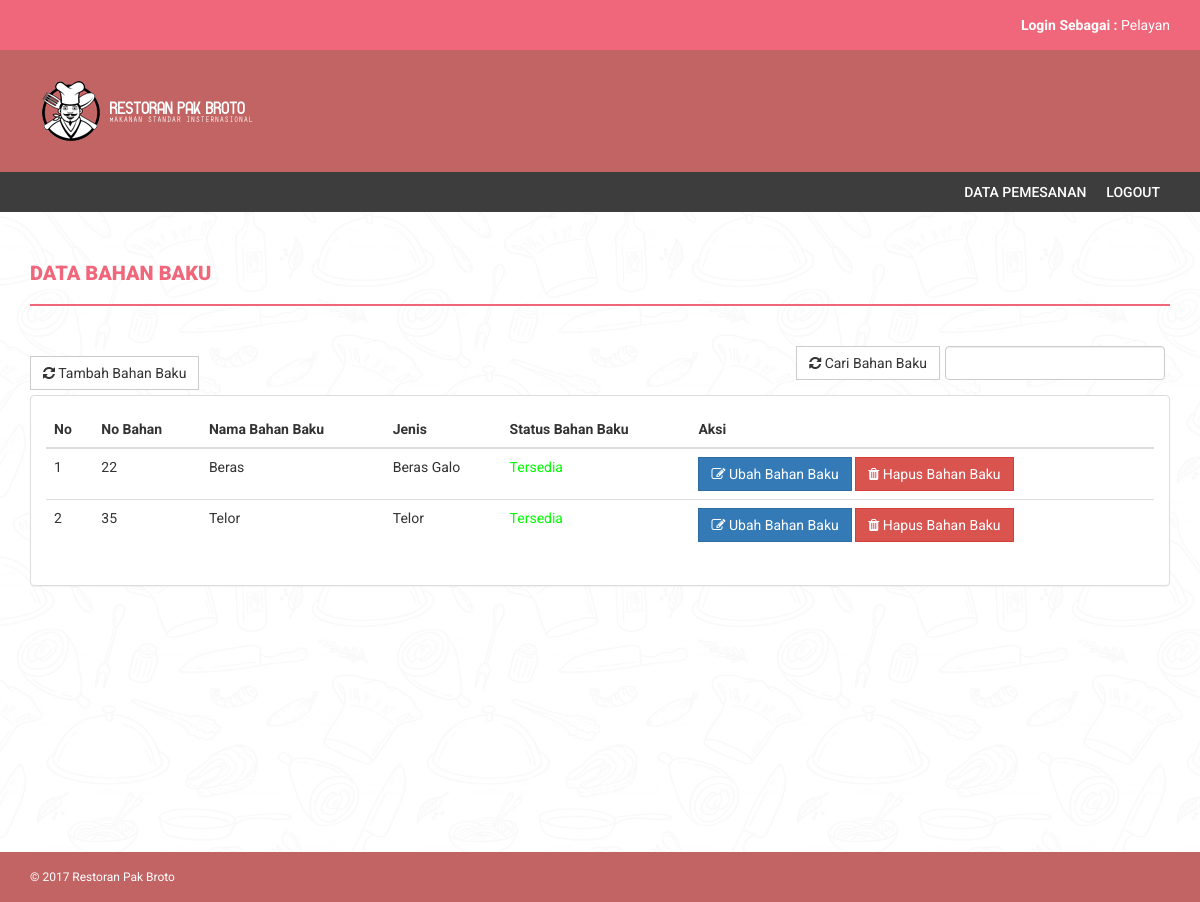
Screenshot of /data_bahanbaku.php (signed in) with the database file from the repository.
### tables this page shows
CREATE TABLE `bahan_baku` (
  `id_bahan` int(5) NOT NULL,
  `no_bahan` int(5) NOT NULL,
  `nama` varchar(50) NOT NULL,
  `jenis` varchar(50) NOT NULL,
  `status_bahan_baku` varchar(30) NOT NULL
);

### data_bahanbaku.php (the view, shortened to what this page needs)
<?php
if(isset($_SESSION['username'])){
?>
<!DOCTYPE html>
<html xmlns="http://www.w3.org/1999/xhtml">
<?php include "include/header.php"; ?>
<body>
	<header>
        <div class="container">
            <div class="row">
                <div class="col-md-12">
                    <strong>Login Sebagai : </strong><?php echo $_SESSION['jabatan']; ?>
                </div>
            </div>
        </div>
    </header>
    <div class="navbar navbar-inverse set-radius-zero">
        <div class="container" style="height:120px;>
            <div class="navbar-header">
                <a class="navbar-brand" href="home.php">
                    <img src="assets/img/logo.png" />
                </a>
            </div>
        </div>
    <section class="menu-section">
        <div class="container">
            <div class="row">
                <div class="col-md-12">
                    <?php include "include/navigation.php"; ?>
                </div>
            </div>
        </div>
    </section>
    <div class="content-wrapper">
        <div class="container">
		<h4 class="page-head-line">DATA BAHAN BAKU</h4>
		<?php
			if(isset($_GET['aksi']) == "tambahbahanbaku"){
				if(isset($_POST["submit"])){
						tambah_bahanbaku();
				}
			?>
			<form action="" method="POST">
			<div class="col-md-6">
                        <div class="panel panel-default">
                        <div class="panel-heading">
                           Tambah Bahan Baku
                        </div>
                        <div class="panel-body">
                       <form action="" method="POST">
					   <div class="form-group">
							<label for="exampleInputEmail1">Nama Pegawai</label>
							<select name="no_pegawai" class="form-control">
							<?php
							$sql = mysql_query("SELECT * FROM pegawai WHERE id_jabatan = '2'");
							while($hasil = mysql_fetch_array($sql)){
							?>
								<option value="<?php echo $hasil["no_pegawai"]; ?>"><?php echo $hasil["nama"]; ?></option>
							<?php
							}
							?>
							</select>
						  </div>
						  <?php $random = rand(10,100); ?>
								<input type="hidden" class="form-control" id="exampleInputPassword1" name="no_bahan" value="<?php echo $random; ?>" />
						  <div class="form-group">
							<label for="exampleInputEmail1">Nama Bahan Baku</label>
							<input type="text" class="form-control" id="exampleInputEmail1" name="nama_bahan_baku" />
						  </div>
						  <div class="form-group">
							<label for="exampleInputPassword1">Jenis Bahan Baku</label>
							<input type="text" class="form-control" id="exampleInputPassword1" name="jenis_bahan_baku" />
						  </div>
						  <div class="form-group">
							<label for="exampleInputPassword1">Tanggal Masuk</label>
							<input type="text" class="form-control" id="exampleInputPassword1" name="tanggal_masuk" value="<?php $tgl = date('Y-m-d'); echo $tgl; ?>" readonly />
						  </div>
						  <div class="form-group">
							<label for="exampleInputPassword1">Tanggal Kadaluarsa</label>
							<input type="text" class="form-control" id="datepicker" name="tanggal_kadaluarsa" />
						  </div>
						  <div class="form-group">
							<input type="hidden" class="form-control" id="exampleInputPassword1" name="status_bahan_baku" value="Tersedia" />
						  </div>
						  <button type="submit" name="submit" class="btn btn-default">Tambah</button>
						</form>
                            </div>
                            </div>
                    </div>
				</form>
			<?php
			}else{
			?>
			<div class="row">
                <div class="col-md-12">
					<form action="" method="POST" style="margin-bottom:10px;">
											<div style="float:right;width:220px;margin:0px 5px 5px 0px"><input type="text" name="datacari" class="form-control"  />
						</div>
						<button type="submit" name="cari" style="float:right;margin:0px 5px 5px 0px" class="btn btn-default"><i class=" fa fa-refresh "></i> Cari Bahan Baku</button>
					</form>
						<a href="data_bahanbaku.php?aksi=tambahbahanbaku"><button style="float:left;margin:0px 5px 5px 0px" class="btn btn-default"><i class=" fa fa-refresh "></i> Tambah Bahan Baku </button></a>
                </div>
            </div>
            <div class="row">
                <div class="col-md-12">
                    <div class="panel panel-default">
                        <div class="panel-body">
                            <div class="table-responsive">
                                <table class="table table-hover">
                                    <thead>
										<tr>
											<th>No</th>
                                            <th>No Bahan</th>
                                            <th>Nama Bahan Baku</th>
                                            <th>Jenis</th>
                                            <th>Status Bahan Baku</th>
											<th>Aksi</th>
                                        </tr>
                                    </thead>
                                    <tbody>
										<?php
										$i = 1;
										$sql = mysql_query("SELECT * FROM bahan_baku");
										while($hasil = mysql_fetch_array($sql)){
										?>
                                        <tr>
                                            <td><?php echo $i; ?></td>
											<td><?php echo $hasil['no_bahan']; ?></td>
                                            <td><?php echo $hasil['nama']; ?></td>
                                            <td><?php echo $hasil['jenis']; ?></td>
											<td>
												<?php
												if($hasil['status_bahan_baku'] == "Tersedia"){
													echo "<font color='lime'>Tersedia</font>";
												}else if($hasil['status_bahan_baku'] == "Tidak Tersedia"){
													echo "<font color='red'>Tidak Tersedia</font>";
												}
												?>
											</td>
											<td><a href="data_bahanbaku.php?edit=<?php echo $hasil["no_bahan"]; ?>"><button class="btn btn-primary"><i class="fa fa-edit "></i> Ubah Bahan Baku</button></a>
											<?php echo "<a href='#' onClick=\"return konfirmasiHapusBahanBaku('".$hasil["no_bahan"]."','".$hasil["nama"]."');\" value='Hapus'><button class=\"btn btn-danger\">";?><i class="fa fa-trash"></i> Hapus Bahan Baku</button></a></td>
                                        </tr>
										<?php
										$i++;
										}
										?>
                                    </tbody>
                                </table>
                            </div>
                        </div>
                    </div>
                </div>
            </div>
            <?php
			}
			?>
        </div>
    </div>
	<?php include "include/footer.php"; ?>
</body>
</html>
<?php
}else{
	header("location:index.php");
}
?>

### assets/css/style.css (style rules this page uses)
body { font-family: 'Roboto', sans-serif; line-height: 30px; background:url('../img/bg.png'); background-position: right top; background-attachment: fixed; background-size: 380px 340px; }
.set-radius-zero { border-radius: 0px; -moz-border-radius: 0px; -webkit-border-radius: 0px; }
.content-wrapper { margin-top: 40px; min-height: 600px; padding-bottom: 60px; }
.page-head-line { font-weight: 900; padding-bottom: 20px; border-bottom: 2px solid #F0677C; text-transform: uppercase; color: #F0677C; font-size: 20px; margin-bottom: 40px; }
.btn { border-radius: 0px; -webkit-border-radius: 0px; -moz-border-radius: 0px; }
header { background-color: #F0677C; color: #fff; padding: 10px; text-align: right; }
.navbar-brand { width: 250px; padding-top: 30px; }
.menu-section { background-color: #3D3D3D; }
.navbar-inverse { background-color: #C36464; border-color: transparent; }
.navbar { margin-bottom: 0px; }

### rows the page displays
bahan_baku: no_bahan "22", nama "Beras", jenis "Beras Galo", status_bahan_baku "Tersedia"
bahan_baku: no_bahan "35", nama "Telor", jenis "Telor", status_bahan_baku "Tersedia"

### other values shown
$_SESSION['jabatan'] "Pelayan"
